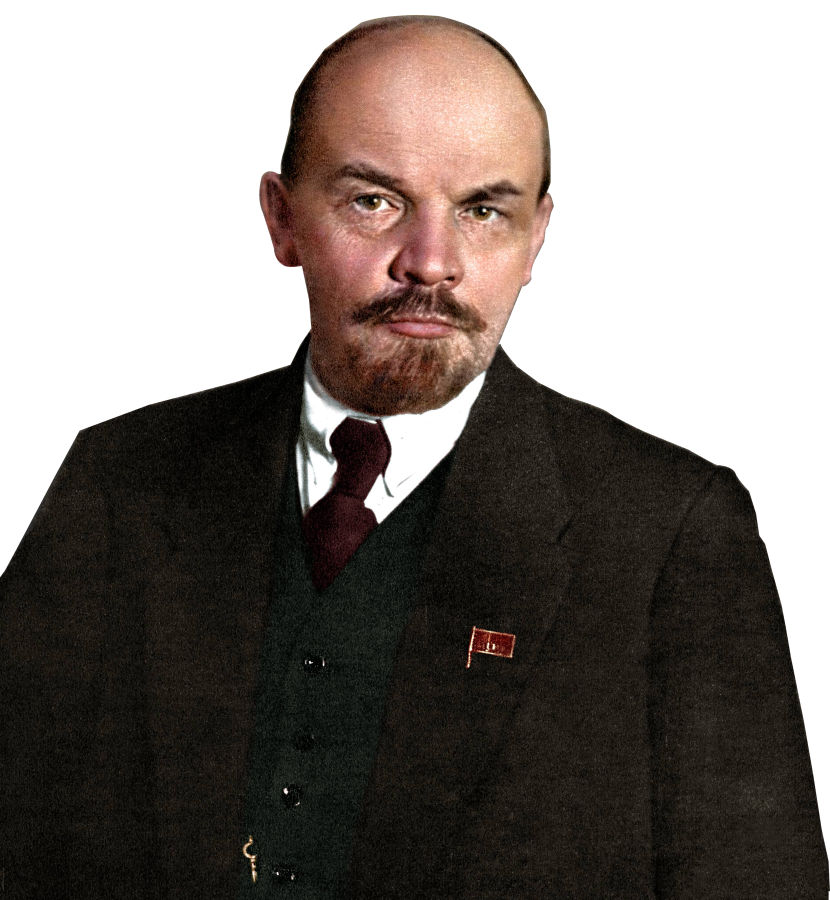
#> input picture assets/lenin_hero_clean.png, 1660 x 1800 px, found by its file name (shown at 1/2 size)
$ python preview_lenin_hero_clean.py
#> lines starting #> are read from the running program, lines starting #| are printed output that depends on the picture
from PIL import Image

im = Image.open("assets/lenin_hero_clean.png")
#> im is the input picture: PIL image 1660x1800 RGBA; mean R, G, B, A 34.4, 27.7, 23.5, 160.3
print("lenin_hero_clean size:", im.size, "mode:", im.mode)
#| lenin_hero_clean size: (1660, 1800) mode: RGBA
preview = im.resize((480, int(im.height * 480 / im.width)))
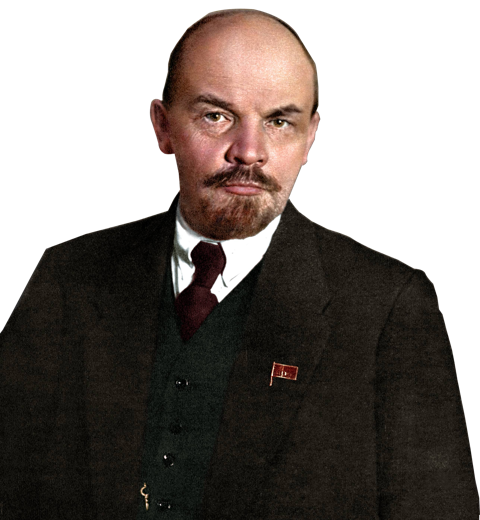
#> preview: PIL image 480x520 RGBA; mean R, G, B, A 34.6, 27.9, 23.7, 160.3; transparent parts drawn white
preview.save("preview_red/lenin_hero_clean_preview.png")
print("Saved preview_red/lenin_hero_clean_preview.png")
